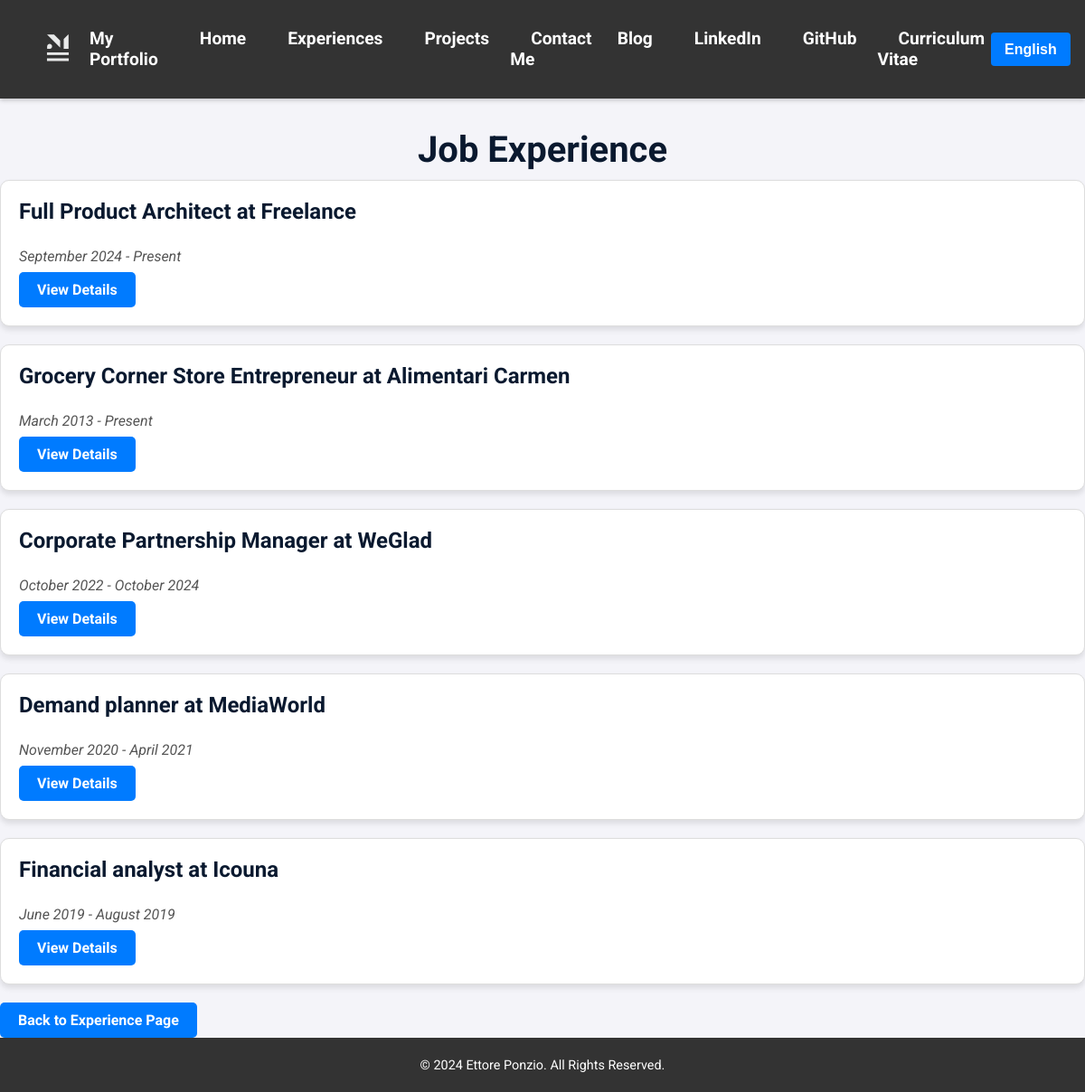
/en/job-experiences/, run on an earlier commit of the app's database.
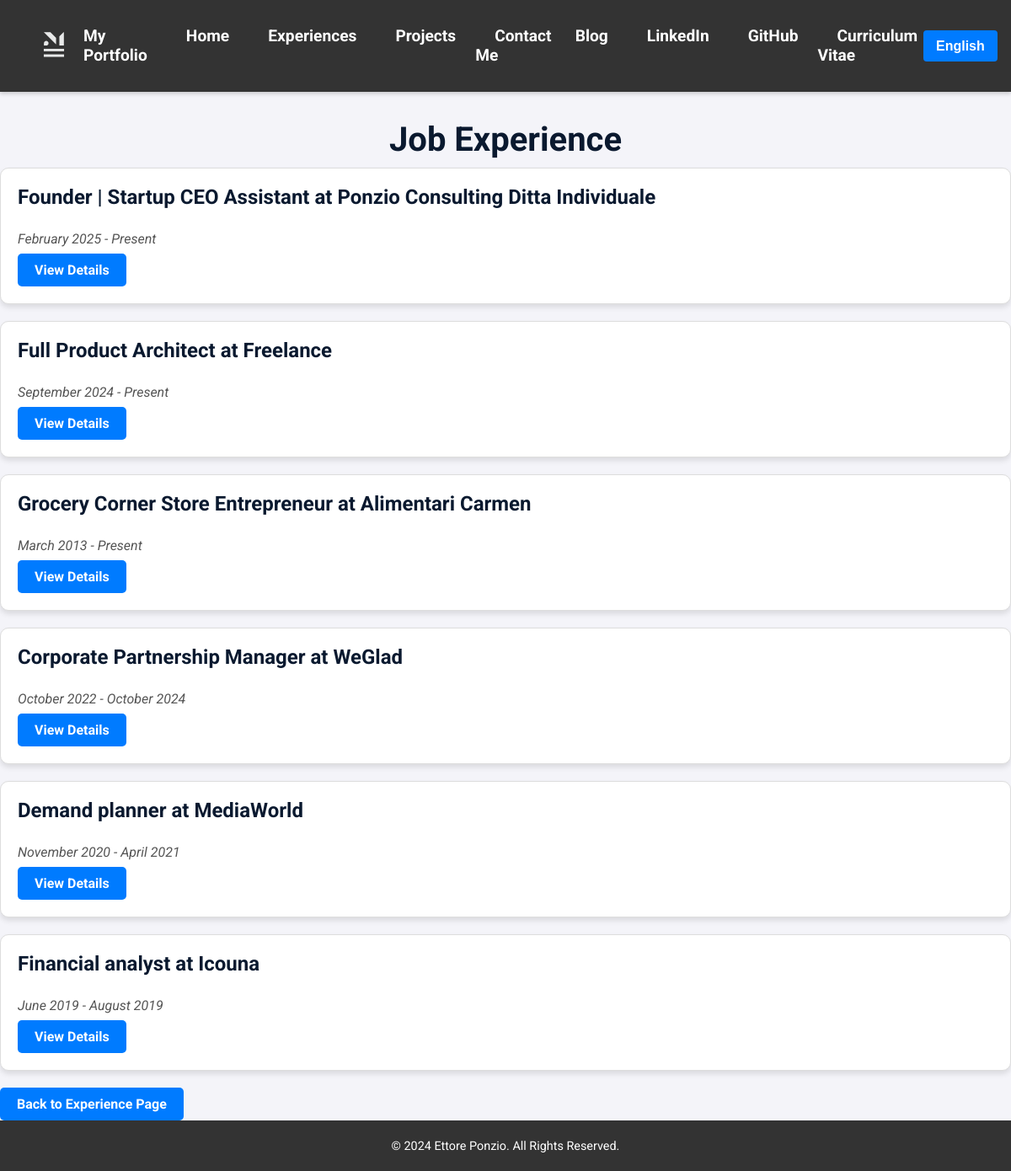
And on a later commit of the database.
### portfolio/models.py (models this page shows, shortened)
class JobExperience(models.Model):
    title_en = models.CharField(
        max_length=255,
        help_text=_("Job title in English (e.g., Software Developer)"),
        verbose_name=_("Title (EN)")
    )
    title_it = models.CharField(
        max_length=255,
        help_text=_("Job title in Italian (e.g., Sviluppatore Software)"),
        verbose_name=_("Title (IT)")
    )
    company = models.CharField(
        max_length=255,
        help_text=_("Company name"),
        verbose_name=_("Company")
    )
    start_date = models.DateField(
        help_text=_("Start date of the job"),
        verbose_name=_("Start Date")
    )
    end_date = models.DateField(
        null=True,
        blank=True,
        help_text=_("End date of the job (if applicable)"),
        verbose_name=_("End Date")
    )
    description_en = models.TextField(
        blank=True,
        help_text=_("Description of responsibilities or achievements in English"),
        verbose_name=_("Description (EN)")
    )
    description_it = models.TextField(
        blank=True,
        help_text=_("Description of responsibilities or achievements in Italian"),
        verbose_name=_("Description (IT)")
    )
    skills = models.ManyToManyField(
        'Skill',
        related_name="job_experiences",
        blank=True,
        help_text=_("Skills related to this job experience"),
        verbose_name=_("Skills")
    )
    class Meta:
        verbose_name = _("Job Experience")
        verbose_name_plural = _("Job Experiences")

### portfolio/views.py (the view)
# urls.py: path('job-experiences/', ViewJobExperienceList.as_view(), name='job_experience_list'),
class ViewJobExperienceList(ListView):
    model = JobExperience
    template_name = 'portfolio/job_experience_list.html'
    context_object_name = 'job_experiences'
    def get_queryset(self):
        user_language = get_language()  # Detect the current language (e.g., 'en' or 'it')
        present_jobs = JobExperience.objects.filter(end_date__isnull=True).order_by('-start_date')
        past_jobs = JobExperience.objects.filter(end_date__isnull=False).order_by('-start_date')
        queryset = list(present_jobs) + list(past_jobs)
        for job_experience in queryset:
            if user_language == 'it':
                job_experience.display_title = job_experience.title_it
                job_experience.display_description = job_experience.description_it
            else:
                job_experience.display_title = job_experience.title_en
                job_experience.display_description = job_experience.description_en
        return queryset
    def get_context_data(self, **kwargs):
        context = super().get_context_data(**kwargs)
        return context

### portfolio/templates/portfolio/job_experience_list.html (shortened to what this page needs)
{% extends 'portfolio/base.html' %}
{% load i18n %}
{% load static %}
{% block styles %}
    <link rel="stylesheet" href="{% static 'portfolio/css/job_experience_list.css' %}">
{% endblock %}
{% block content %}
<article class="job-experience-page">
    <header>
        <h1 class="page-title">{% trans "Job Experience" %}</h1>
    </header>
    {% if job_experiences %}
    <ul class="experience-list">
        {% for job in job_experiences %}
        <li class="experience-item">
            <h3>{{ job.display_title }} {% trans "at" %} {{ job.company }}</h3>
            <p class="time-period">
                <time datetime="{{ job.start_date|date:'Y-m-d' }}">{{ job.start_date|date:"F Y" }}</time> -
                {% if job.end_date %}
                <time datetime="{{ job.end_date|date:'Y-m-d' }}">{{ job.end_date|date:"F Y" }}</time>
                {% else %}
                {% trans "Present" %}
                {% endif %}
            </p>
            <a href="{% url 'portfolio:job_experience_detail' job.id %}" class="btn-detail">{% trans "View Details" %}</a>
        </li>
        {% endfor %}
    </ul>
    {% else %}
    <p>{% trans "No job experiences found." %}</p>
    {% endif %}
    <a href="{% url 'portfolio:education' %}" class="btn-detail">{% trans "Back to Experience Page" %}</a>
</article>
{% endblock %}

What changed in the data, as far as the page shows it:
added JobExperience: display_title "Founder | Startup CEO Assistant", company "Ponzio Consulting Ditta Individuale", start_date "February 2025"
